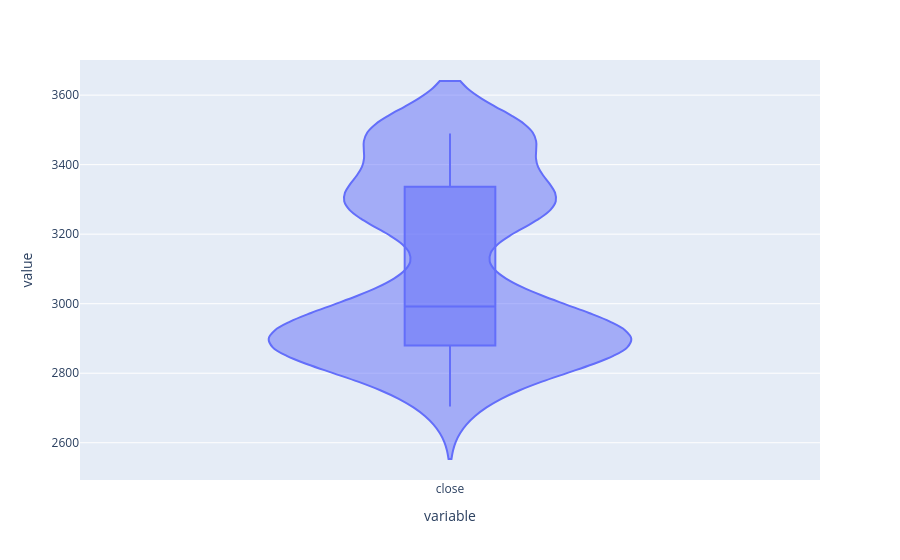

The cell this chart's notebook holds for it:
### Code cell
fig = px.violin(weighted_data,box=True)
fig.show()

### Figure 1 — Plotly figure (JSON) as saved in the notebook; plotly's stock layout.template omitted (floating-point values rounded to 4 significant figures; data arrays with more than 128 entries replaced by an {"elided": "..."} marker saying what was removed)
{"data": [{"alignmentgroup": "True", "box": {"visible": true}, "hovertemplate": "variable=%{x}<br>value=%{y}<extra></extra>", "legendgroup": "", "marker": {"color": "#636efa"}, "name": "", "offsetgroup": "", "orientation": "v", "scalegroup": "True", "showlegend": false, "type": "violin", "x": {"elided": "536 str values"}, "x0": " ", "xaxis": "x", "y": {"elided": "536 float values"}, "y0": " ", "yaxis": "y"}], "layout": {"legend": {"tracegroupgap": 0}, "margin": {"t": 60}, "violinmode": "group", "xaxis": {"anchor": "y", "domain": [0, 1], "title": {"text": "variable"}}, "yaxis": {"anchor": "x", "domain": [0, 1], "title": {"text": "value"}}}}
